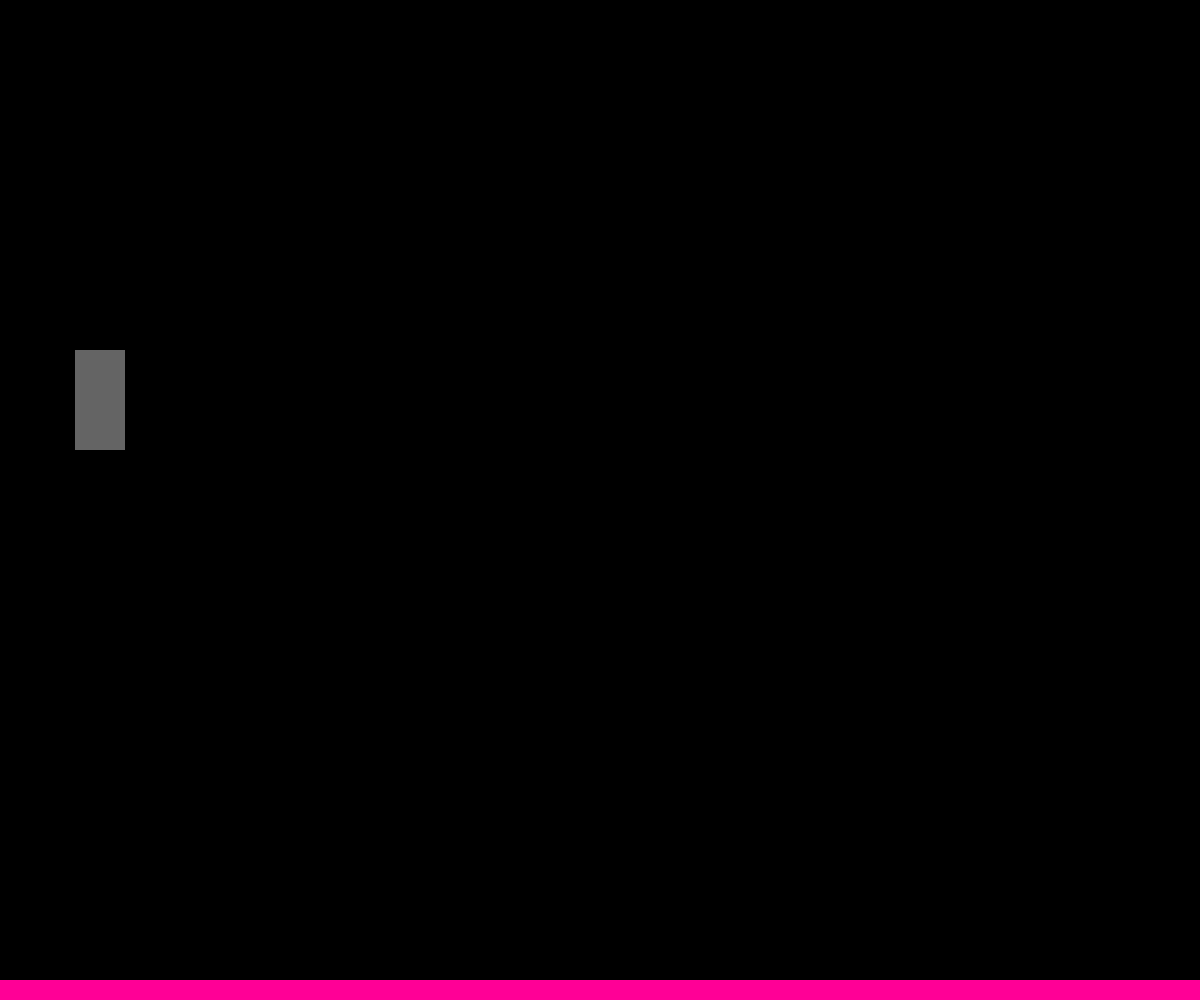
Frame 1 (no input)
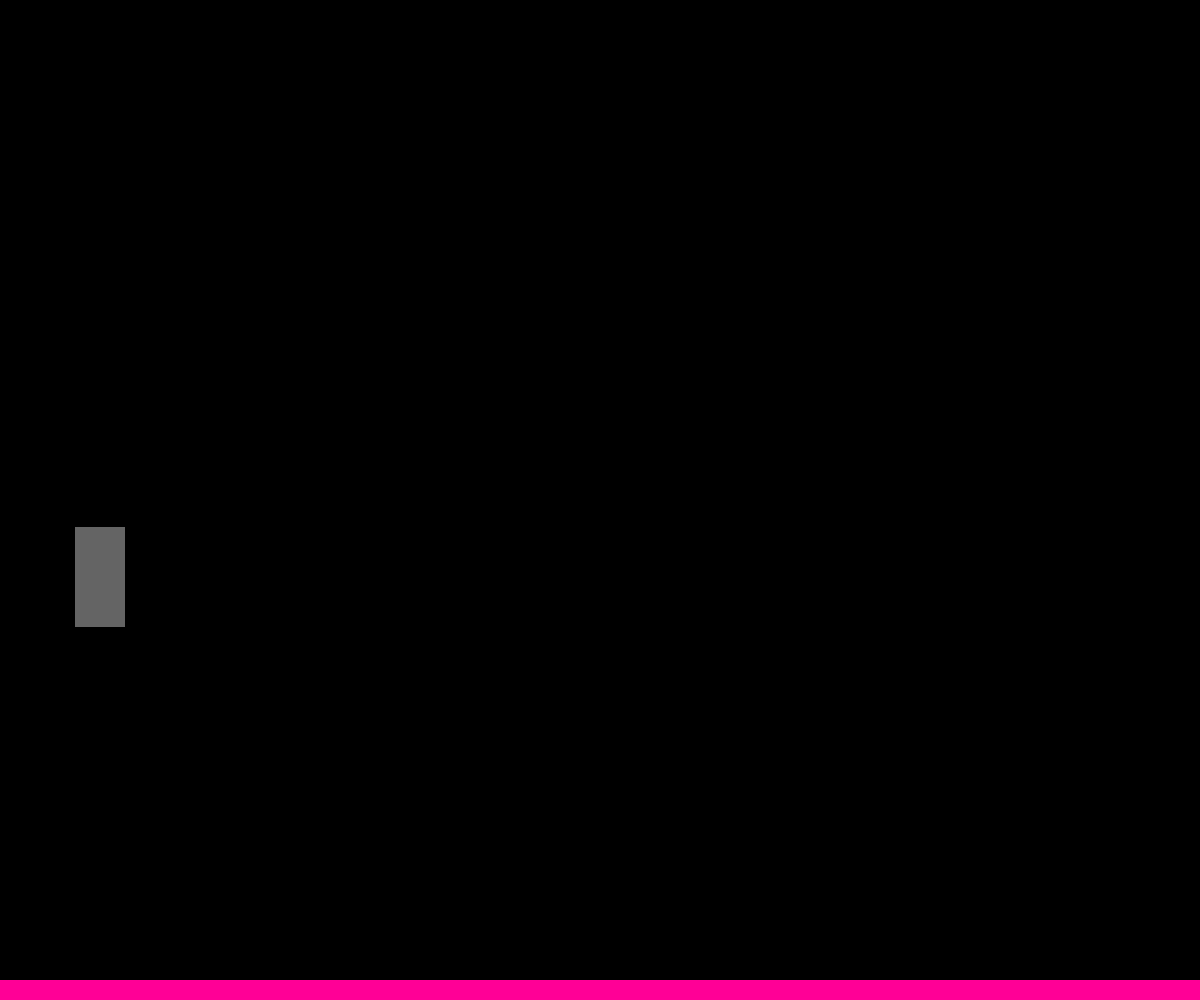
Frame 60 (no input)
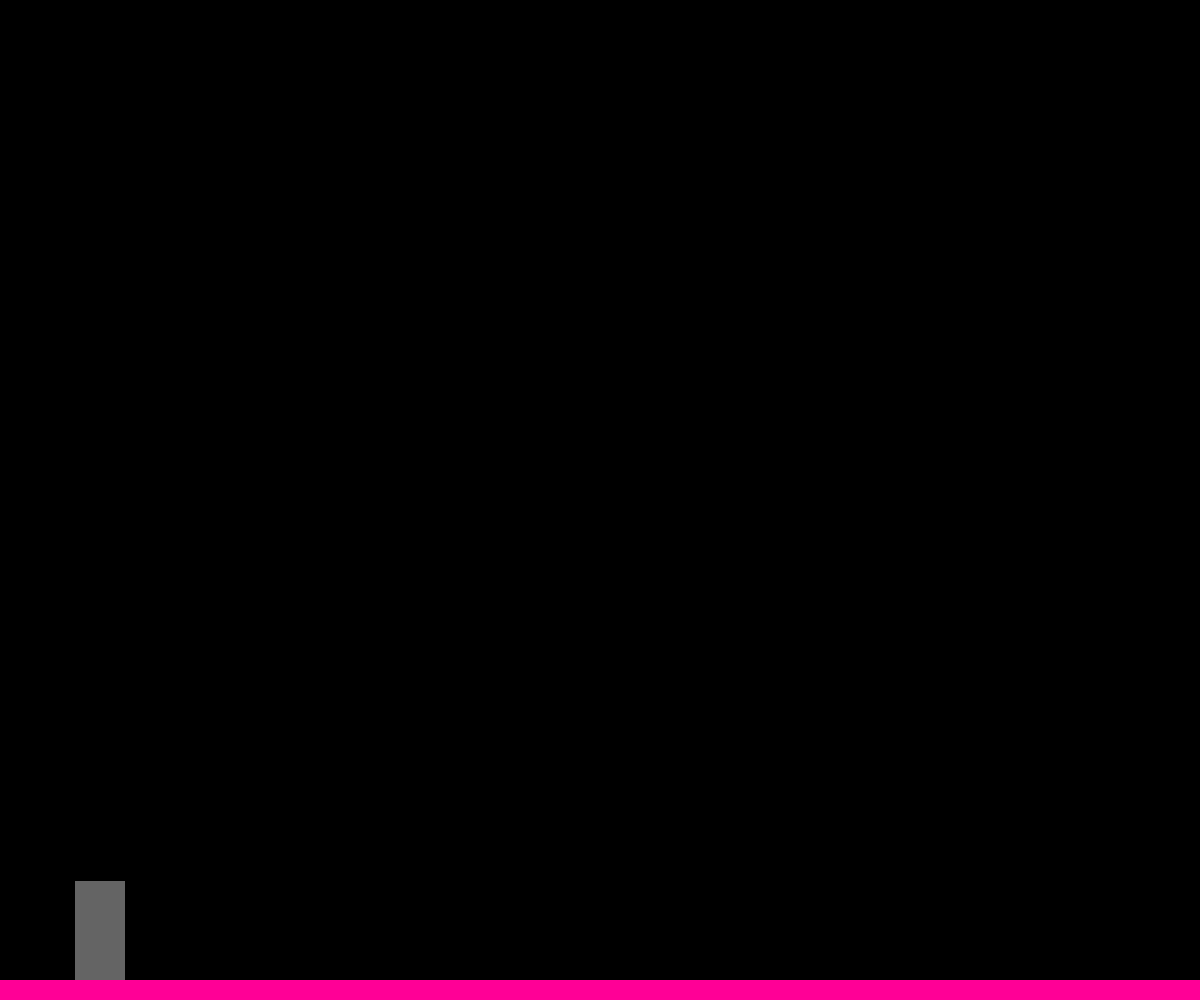
Frame 120 (the mouse pressed at the canvas centre since frame 60)

The p5.js sketch that drew these frames (run headless with seeded random() and noise() and a simulated clock; from frame 60 on, the mouse is pressed at the canvas centre):

// p5.js sketch
// ── sketch.js
var particle;
var environment;
var gravity;

function setup(){
  createCanvas(windowWidth, windowHeight);
  particle = new Particle(100,400);
  environment = new Environment();
  gravity = createVector(0,.1);
}

function draw(){
  background(0);
  particle.update();
  environment.render();
}

// ── environment.js
function Environment(){
  //this.pos = createVector(x,y);

  this.a = 50
  this.b = 100
  this.invmass = 0
  this.render = function(){
    push();
    noStroke();
    fill(255,0,150);
    //translate(this.pos.x, this.pos.y)
    rectMode(CORNER);
    rect(0,height-20,width,20);
    pop();
  }
}

// ── particle.js
function Particle(x,y, xv, yv, xa, ya){
  this.pos = createVector(x,y);
  this.vel = createVector(0,0);
  this.acc = createVector(0,0);
  this.a = 50
  this.b = 100
  this.restitutionCoefficient = .2;

  this.reactionForce = createVector(0,0);

  this.render = function(){
    push();
    noStroke();
    fill(255,100);
    translate(this.pos.x, this.pos.y)
    rectMode(CENTER);
    rect(0,0, this.a, this.b);
    pop();
  }
  this.update = function(){
    this.render();
    this.applyTorque();
    this.addForce(gravity);
    this.applyCollision();
    this.applyNetForces();
    this.changePosition();
//    this.dampenVelocity();
    this.acc.mult(0);
  }
  this.applyTorque = function(fx, fy){

    //the need the force and the position relative to the center
    //of the rectangle
  }
  this.addForce = function(fx, fy){
    this.acc.add(fx, fy);

  }
  this.applyCollision = function(){
    var penetration
    penetration = this.pos.y + this.a - height + 20
    if (penetration > 0 && this.vel.mag() > 0.01){
      this.vel.mult(-1*this.restitutionCoefficient);
      //this.applyForce(0,this.restitutionCoefficient * (height - 20 - this.pos.y - this.a));
    }
    if (penetration > 0 && this.vel.mag() < 0.01){
      this.acc.mult(0);
      this.vel.mult(0);

      if(this.pos.y + this.a > height - 20){
        this.pos.y -= penetration;
      console.log(this.pos.y);
      console.log(penetration)
      }
    }
    // if the two are a small distance away and their relative
    // velocities are almost zero then make them zero
  }
  this.applyNetForces = function (){
    this.vel.add(this.acc);
    this.acc.mult(0);
  }
  this.changePosition = function(){
    this.pos.add(this.vel);
  }
  // this.dampenVelocity = function(){
  //   this.vel.mult(0.99);
  // }

}
